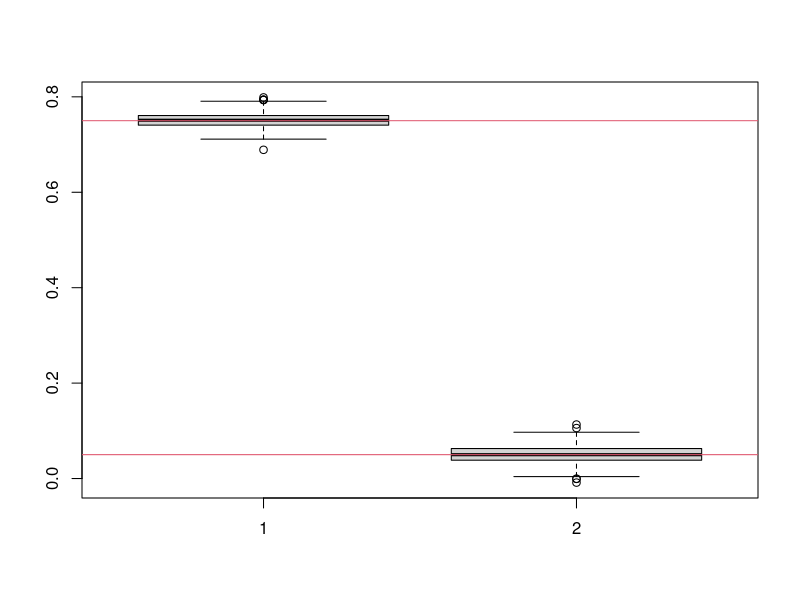
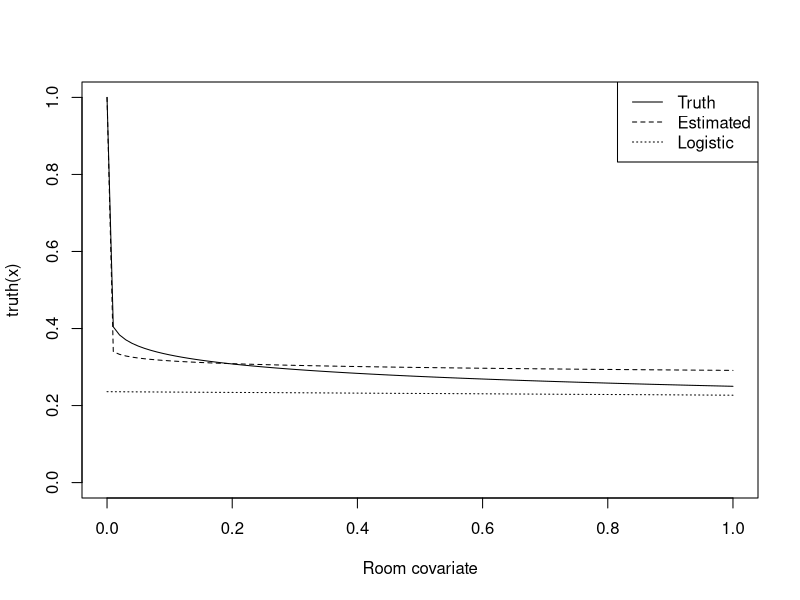

These charts were generated, in order, by the following R code:
## ---- chunk 1
n <- 10
nsize <- 199
theta1 <- 0.75
theta2 <- 0.05
params <- c(theta1, theta2)
x <- runif(nsize)
p <- 1 -  theta1 * x ^theta2
# hist(prob, 100)

loglik <- function(theta, data) {
	theta1 <- theta[1]
	theta2 <- theta[2]
	x <- data$x
	y <- data$y
	n <- data$n
	p <- 1 - theta1 * x ^theta2
	out <- dbinom(y, n, p, log=T)
	return(-sum(out))
}

# Simulate data
y <- rbinom(nsize, size=n, prob=p)

# Example:
# loglik(c(0.5, 0.9), data.frame(y, x, n))

# MLE estimation
dat <- data.frame(y, x, n) 
theta.start <- runif(2)
mle.est <- optim(theta.start, loglik, data=dat)
thetahat <- mle.est$par

# Replications
out <- replicate(1e3, {
	y <- rbinom(nsize, size=n, prob=p)
	dat <- data.frame(y, x, n) 
	mle.est <- optim(theta.start, loglik, data=dat)$par
})
boxplot(t(out))
abline(h=params, col=2)

truth <- function(x) 1 - params[1] * x^params[2]

# Now I can "predictions" on what would happen with different 'x' distribution
prediction <- function(x) 1 - thetahat[1] * x ^thetahat[2]

# Compare with logistic regression
N <- rep(n, nsize)
logistic <- glm(cbind(y, N) ~ x, family=binomial(logit))
prediction.logistic <- function(x) {
	yhat <- coef(logistic)[1] + coef(logistic)[2] * x
	exp(yhat) / (1+exp(yhat))
}

# FIGURE
curve(truth, xlab='Room covariate', ylim=c(0, 1))
curve(prediction, add=TRUE, lty=2)
curve(prediction.logistic(x), add=TRUE, lty=3)
legend("topright", c("Truth", "Estimated", "Logistic"), lty=1:3)
